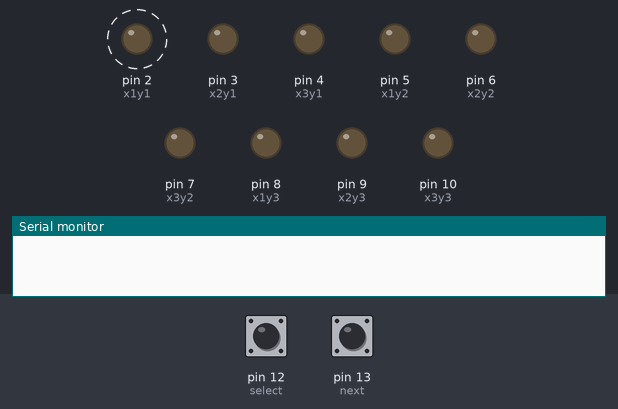
A sketch run on a simulated Arduino Uno, built with avr-gcc and run on an emulated ATmega328P. Parts: output pins drawn as LEDs (lit = HIGH), the last lines printed to the serial monitor. Dashed ring = blinking. The inputs (shaded band) are chosen by the test bench; at power-on: pin 12 (select) LOW, pin 13 (next) LOW.

Above: at 1.28 s.
1.3 s: pin 12 (select) pulled HIGH for 0.15 s
At 1.42 s:
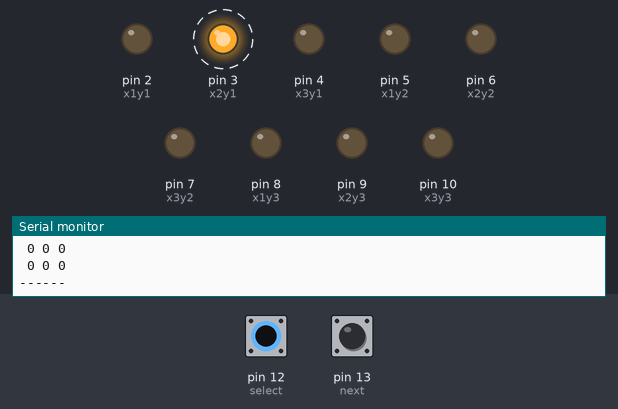
4.3 s: pin 13 (next) pulled HIGH for 0.15 s
At 4.5 s:
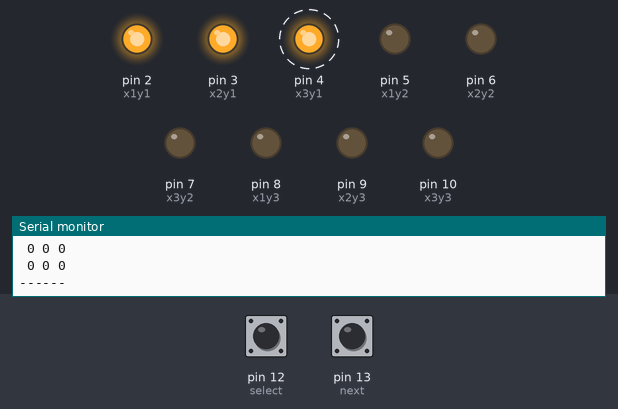
7.3 s: pin 12 (select) pulled HIGH for 1 s
At 8.96 s:
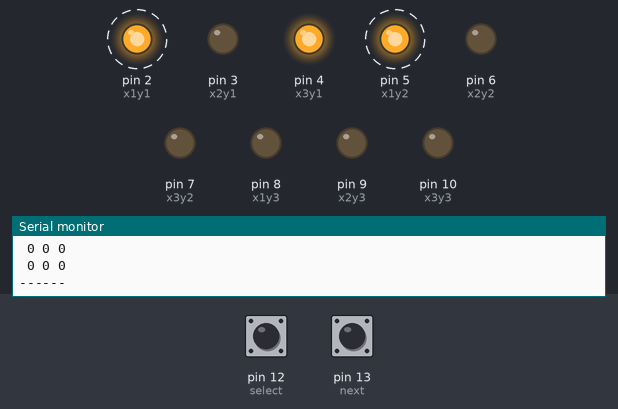
10.3 s: pin 13 (next) pulled HIGH for 1 s
At 11.0 s:
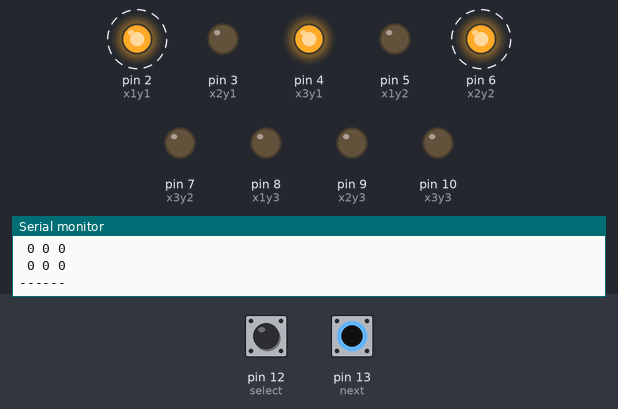
13.3 s: pin 12 (select) pulled HIGH for 0.15 s
At 13.43 s:
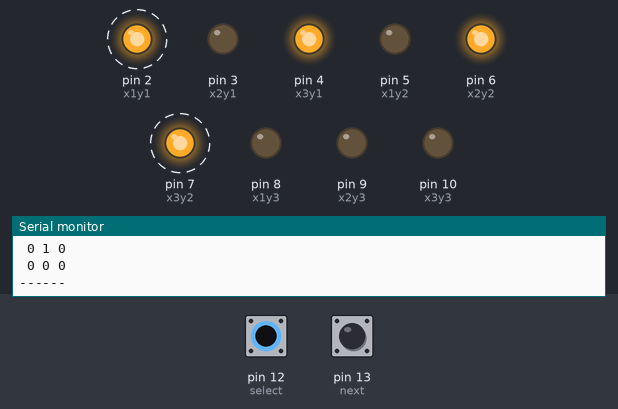
16.3 s: pin 13 (next) pulled HIGH for 0.15 s
At 16.55 s:
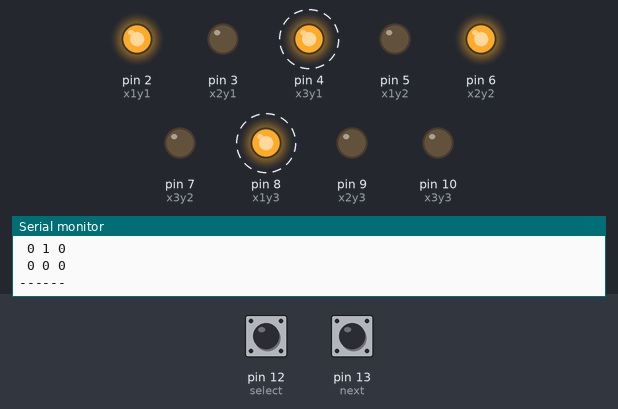
Timing chart, 0 to 20.3 s (numbered marks = the images above; inputs shaded):
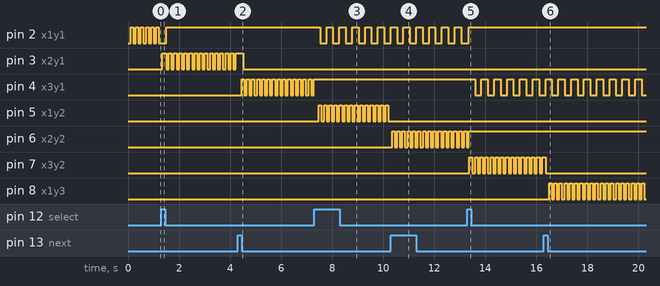

Measured:
- after the input at 1.3 s, pin 3 (x2y1): alternates HIGH for 0.10 s and LOW for 0.10 s, starting after 0.05 s
- after the input at 4.3 s, pin 4 (x3y1): alternates HIGH for 0.10 s and LOW for 0.10 s, starting after 0.15 s
- after the input at 7.3 s, pin 2 (x1y1): alternates HIGH for 0.25 s and LOW for 0.25 s, starting after 0.23 s; pin 4 (x3y1): stops changing and stays HIGH; pin 5 (x1y2): alternates HIGH for 0.10 s and LOW for 0.10 s, starting after 0.18 s
- after the input at 10.3 s, pin 5 (x1y2): stops changing and stays LOW; pin 6 (x2y2): alternates HIGH for 0.10 s and LOW for 0.10 s, starting after 0.05 s
- after the input at 13.3 s, pin 4 (x3y1): alternates HIGH for 0.25 s and LOW for 0.25 s, starting after 0.30 s; pin 6 (x2y2): goes on until 13.4 s, then stays HIGH; pin 7 (x3y2): alternates HIGH for 0.10 s and LOW for 0.10 s, starting after 0.08 s
- after the input at 16.3 s, pin 7 (x3y2): goes on until 16.4 s, then stays LOW; pin 8 (x1y3): alternates HIGH for 0.10 s and LOW for 0.10 s, starting after 0.20 s

The sketch:

tictactoe_dumb.ino
```cpp
const int x1y1 = 2;
const int x2y1 = 3;
const int x3y1 = 4;

const int x1y2 = 5;
const int x2y2 = 6;
const int x3y2 = 7;

const int x1y3 = 8;
const int x2y3 = 9;
const int x3y3 = 10;

int leds[] = {x1y1, x2y1, x3y1, x1y2, x2y2, x3y2, x1y3, x2y3, x3y3};
int tokens[] = {0, 0, 0, 0, 0, 0, 0, 0, 0};

const int select = 12;
const int next = 13;

int nextState = 0;         // current state of the button
int lastNextState = 0;     // previous state of the button
int selectState = 0;
int lastSelectState = 0;

int selected = 0;
int whoseTurn = 1;
int numMoves = 0;

bool gameOver = false;
int win1, win2, win3;

unsigned long currentMillis;
unsigned long selectedBlinkMillis = 0;
const long selectedBlinkInterval = 100;
int selectedLedState = LOW;

unsigned long currTurnBlinkMillis = 0;
const long currTurnBlinkInterval = 250;
int currTurnLedState = LOW;


void setup() {
  pinMode(x1y1, OUTPUT);
  pinMode(x2y1, OUTPUT);
  pinMode(x3y1, OUTPUT);
  pinMode(x1y2, OUTPUT);
  pinMode(x2y2, OUTPUT);
  pinMode(x3y2, OUTPUT);
  pinMode(x1y3, OUTPUT);
  pinMode(x2y3, OUTPUT);
  pinMode(x3y3, OUTPUT);
  pinMode(select, INPUT);
  pinMode(next, INPUT);

  Serial.begin(9600);
  displaySelected();
}

void loop() {
  nextState = digitalRead(next);
  selectState = digitalRead(select);
  currentMillis = millis();

  if (!gameOver) {
    chooseSpot();
    makeSelection();
    displaySelected();
    showActiveTurn();
  } else {
    reset(win1, win2, win3);
  }
}

void chooseSpot() {
  // compare the buttonState to its previous state
  if (nextState != lastNextState) {
    // if the state has changed, increment the counter
    if (nextState == HIGH) {
      nextSpot();
    }
    // Delay a little bit to avoid bouncing
    delay(50);
  }
  // save the current state as the last state, for next time through the loop
  lastNextState = nextState;
}

void makeSelection() {
  // compare the buttonState to its previous state
  if (selectState != lastSelectState) {
    // if the state has changed, increment the counter
    if (selectState == HIGH) {
      // if the current state is HIGH then the button went from off to on:
      tokens[selected] = whoseTurn;
      numMoves ++;
      checkForEndGame();

      // switchTurns
      if (whoseTurn == 1) {
        whoseTurn = 2;
      } else {
        whoseTurn = 1;
      }
      for (int i = 0; i < 9; i ++) {
        Serial.print(" ");
        Serial.print(tokens[i]);
        if (i == 2 || i == 5 || i == 8) {
          Serial.println("");
        }
        if (i == 8) {
          Serial.println ("------");
        }
      }
      nextSpot();
    }
    // Delay a little bit to avoid bouncing
    delay(50);
  }
  // save the current state as the last state, for next time through the loop
  lastSelectState = selectState;
}

void nextSpot() {
  selected++;
  if (selected > 8) {
    selected = 0;
  }

  while (tokens[selected] != 0) {
    selected ++;
    if (selected > 8) {
      selected = 0;
    }
  }
}

void componentTest() {
  //check if all LEDs are working
  for (int i = 0; i < 9; i ++) {
    digitalWrite(leds[i], HIGH);
    delay(100);
    digitalWrite(leds[i], LOW);
    delay(100);
  }
  // check if buttons are working
  Serial.print("select ");
  Serial.print(digitalRead(select));
  Serial.print(" next ");
  Serial.println(digitalRead(next));
}
```

display.ino
```cpp
void displaySelected() {
  if (currentMillis - selectedBlinkMillis > selectedBlinkInterval) {
    selectedBlinkMillis = currentMillis;
    if (selectedLedState == LOW) {
      selectedLedState = HIGH;
    } else {
      selectedLedState = LOW;
    }
    digitalWrite(leds[selected], selectedLedState);
  }
}

void showActiveTurn () {
  if (currentMillis - currTurnBlinkMillis > currTurnBlinkInterval) {
    currTurnBlinkMillis = currentMillis;
    if (currTurnLedState == LOW) {
      currTurnLedState = HIGH;
    } else {
      currTurnLedState = LOW;
    }
    for (int i = 0; i < 9; i ++) {
      if (tokens[i] == whoseTurn){
        digitalWrite(leds[i], currTurnLedState);
      } else if (tokens[i] != 0){
        digitalWrite(leds[i], HIGH);
      } else if (i != selected) {
        digitalWrite(leds[i], LOW);
      }
    }
  }
}
```

winStates.ino
```cpp
void checkForEndGame() {
  if (tokens[0] != 0 && tokens[0] == tokens[1] && tokens[1] == tokens[2]) {
    win1 = 0;
    win2 = 1;
    win3 = 2;
    gameOver = true;
  } else if (tokens[3] != 0 && tokens[3] == tokens[4] && tokens[4] == tokens[5]) {
    win1 = 3;
    win2 = 4;
    win3 = 5;
    gameOver = true;
  } else if (tokens[6] != 0 && tokens[6] == tokens[7] && tokens[7] == tokens[8]) {
    win1 = 6;
    win2 = 7;
    win3 = 8;
    gameOver = true;
  } else if (tokens[0] != 0 && tokens[0] == tokens[3] && tokens[3] == tokens[6]) {
    win1 = 0;
    win2 = 3;
    win3 = 6;
    gameOver = true;
  } else if (tokens[1] != 0 && tokens[1] == tokens[4] && tokens[4] == tokens[7]) {
    win1 = 1;
    win2 = 4;
    win3 = 7;
    gameOver = true;
  } else if (tokens[2] != 0 && tokens[2] == tokens[5] && tokens[5] == tokens[8]) {
    win1 = 2;
    win2 = 5;
    win3 = 8;
    gameOver = true;
  } else if (tokens[0] != 0 && tokens[0] == tokens[4] && tokens[4] == tokens[8]) {
    win1 = 0;
    win2 = 4;
    win3 = 8;
    gameOver = true;
  } else if (tokens[2] != 0 && tokens[2] == tokens[4] && tokens[4] == tokens[6]) {
    win1 = 2;
    win2 = 4;
    win3 = 6;
    gameOver = true;
  } else if (numMoves == 9){
    win1 = 0;
    win2 = 4;
    win3 = 6;
    gameOver = true;
  }
}

void reset(int a, int b, int c) {
  Serial.print("resetting...");

  for (int i = 0; i < 5; i ++) {
    digitalWrite(leds[a], HIGH);
    digitalWrite(leds[b], HIGH);
    digitalWrite(leds[c], HIGH);
    delay (500);
    digitalWrite(leds[a], LOW);
    digitalWrite(leds[b], LOW);
    digitalWrite(leds[c], LOW);
    delay (500);
  }

  for (int i = 0; i < 9; i ++) {
    tokens[i] = 0;
  }
  selected = 0;
  gameOver = false;

}
```
